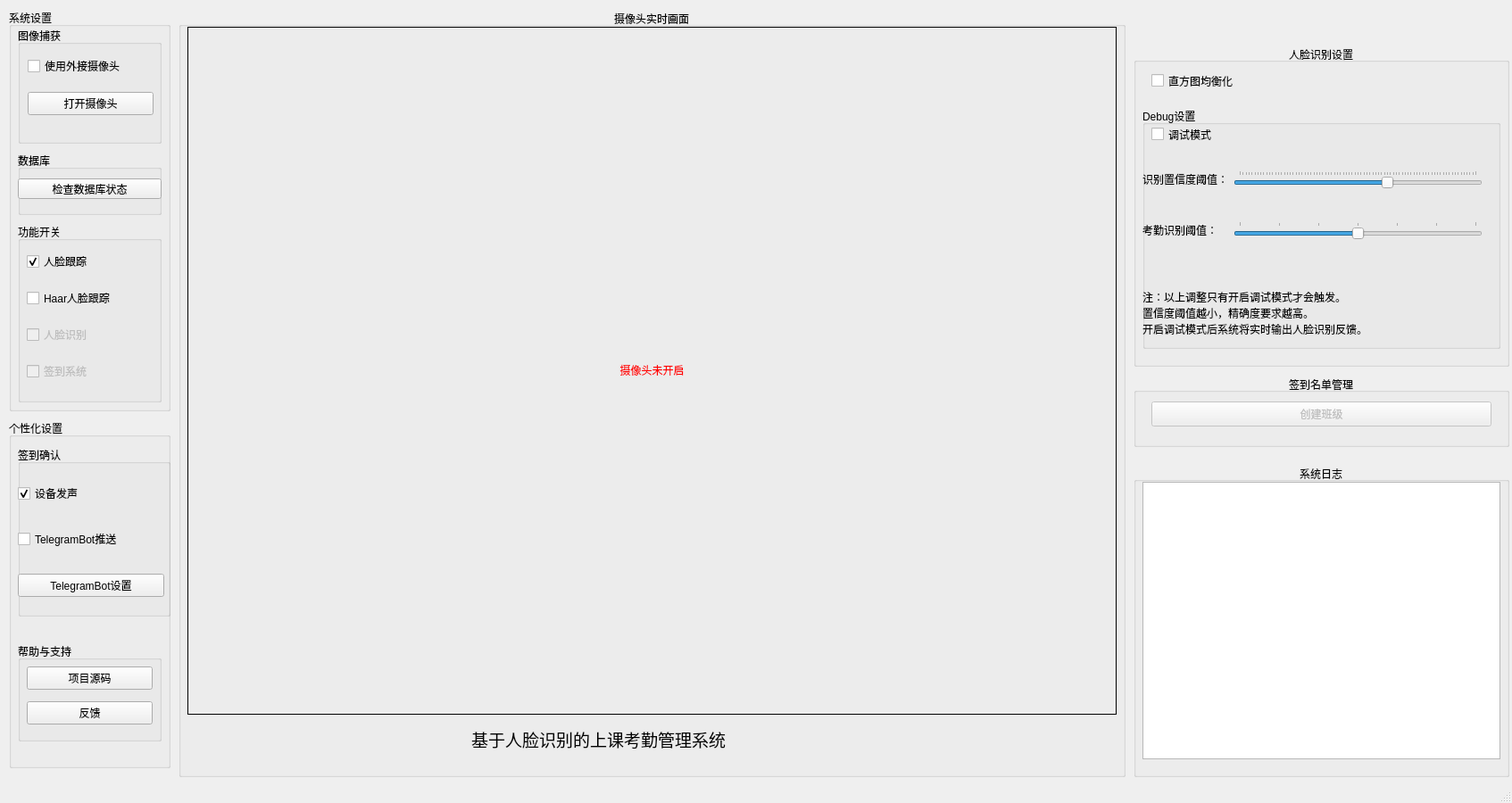
<?xml version="1.0" encoding="UTF-8"?>
<ui version="4.0">
 <class>CoreUI</class>
 <widget class="QMainWindow" name="CoreUI">
  <property name="geometry">
   <rect>
    <x>0</x>
    <y>0</y>
    <width>1694</width>
    <height>900</height>
   </rect>
  </property>
  <property name="windowTitle">
   <string>人脸识别考勤管理系统 - 考勤监控端</string>
  </property>
  <widget class="QWidget" name="centralwidget">
   <widget class="QGroupBox" name="faceRecognizerSettingsLogGroupBox">
    <property name="geometry">
     <rect>
      <x>1270</x>
      <y>50</y>
      <width>421</width>
      <height>361</height>
     </rect>
    </property>
    <property name="title">
     <string>人脸识别设置</string>
    </property>
    <property name="alignment">
     <set>Qt::AlignCenter</set>
    </property>
    <widget class="QGroupBox" name="debugGroupBox">
     <property name="geometry">
      <rect>
       <x>10</x>
       <y>70</y>
       <width>401</width>
       <height>271</height>
      </rect>
     </property>
     <property name="title">
      <string>Debug设置</string>
     </property>
     <property name="checkable">
      <bool>false</bool>
     </property>
     <property name="checked">
      <bool>false</bool>
     </property>
     <widget class="QCheckBox" name="debugCheckBox">
      <property name="geometry">
       <rect>
        <x>10</x>
        <y>20</y>
        <width>121</width>
        <height>21</height>
       </rect>
      </property>
      <property name="text">
       <string>调试模式</string>
      </property>
     </widget>
     <widget class="QLabel" name="debugLabel">
      <property name="geometry">
       <rect>
        <x>0</x>
        <y>200</y>
        <width>371</width>
        <height>61</height>
       </rect>
      </property>
      <property name="text">
       <string>注：以上调整只有开启调试模式才会触发。
置信度阈值越小，精确度要求越高。
开启调试模式后系统将实时输出人脸识别反馈。</string>
      </property>
     </widget>
     <widget class="QWidget" name="layoutWidget">
      <property name="geometry">
       <rect>
        <x>0</x>
        <y>40</y>
        <width>381</width>
        <height>141</height>
       </rect>
      </property>
      <layout class="QGridLayout" name="debugGridLayout">
       <item row="0" column="0">
        <widget class="QLabel" name="confidenceThresholdLabel">
         <property name="text">
          <string>识别置信度阈值：</string>
         </property>
         <property name="alignment">
          <set>Qt::AlignLeading|Qt::AlignLeft|Qt::AlignVCenter</set>
         </property>
        </widget>
       </item>
       <item row="1" column="1">
        <widget class="QSlider" name="autoAlarmThresholdSlider">
         <property name="minimum">
          <number>50</number>
         </property>
         <property name="maximum">
          <number>80</number>
         </property>
         <property name="singleStep">
          <number>1</number>
         </property>
         <property name="pageStep">
          <number>5</number>
         </property>
         <property name="value">
          <number>65</number>
         </property>
         <property name="orientation">
          <enum>Qt::Horizontal</enum>
         </property>
         <property name="tickPosition">
          <enum>QSlider::TicksAbove</enum>
         </property>
        </widget>
       </item>
       <item row="0" column="1">
        <widget class="QSlider" name="confidenceThresholdSlider">
         <property name="maximum">
          <number>80</number>
         </property>
         <property name="singleStep">
          <number>1</number>
         </property>
         <property name="pageStep">
          <number>5</number>
         </property>
         <property name="value">
          <number>50</number>
         </property>
         <property name="orientation">
          <enum>Qt::Horizontal</enum>
         </property>
         <property name="tickPosition">
          <enum>QSlider::TicksAbove</enum>
         </property>
        </widget>
       </item>
       <item row="1" column="0">
        <widget class="QLabel" name="autoAlarmThresholdLabel">
         <property name="text">
          <string>考勤识别阈值：</string>
         </property>
         <property name="alignment">
          <set>Qt::AlignLeading|Qt::AlignLeft|Qt::AlignVCenter</set>
         </property>
        </widget>
       </item>
      </layout>
     </widget>
    </widget>
    <widget class="QCheckBox" name="equalizeHistCheckBox">
     <property name="geometry">
      <rect>
       <x>20</x>
       <y>30</y>
       <width>151</width>
       <height>21</height>
      </rect>
     </property>
     <property name="text">
      <string>直方图均衡化</string>
     </property>
    </widget>
   </widget>
   <widget class="QGroupBox" name="systemSettingsGroupBox">
    <property name="geometry">
     <rect>
      <x>10</x>
      <y>10</y>
      <width>181</width>
      <height>451</height>
     </rect>
    </property>
    <property name="title">
     <string>系统设置</string>
    </property>
    <widget class="QGroupBox" name="functionGroupBox">
     <property name="geometry">
      <rect>
       <x>10</x>
       <y>240</y>
       <width>161</width>
       <height>201</height>
      </rect>
     </property>
     <property name="title">
      <string>功能开关</string>
     </property>
     <widget class="QWidget" name="layoutWidget_3">
      <property name="geometry">
       <rect>
        <x>10</x>
        <y>20</y>
        <width>141</width>
        <height>171</height>
       </rect>
      </property>
      <layout class="QVBoxLayout" name="functionVerticalLayout">
       <item>
        <widget class="QCheckBox" name="faceTrackerCheckBox">
         <property name="enabled">
          <bool>true</bool>
         </property>
         <property name="text">
          <string>人脸跟踪</string>
         </property>
         <property name="checked">
          <bool>true</bool>
         </property>
        </widget>
       </item>
       <item>
        <widget class="QCheckBox" name="haar_faceTrackerCheckBox">
         <property name="enabled">
          <bool>true</bool>
         </property>
         <property name="text">
          <string>Haar人脸跟踪</string>
         </property>
         <property name="checked">
          <bool>false</bool>
         </property>
        </widget>
       </item>
       <item>
        <widget class="QCheckBox" name="faceRecognizerCheckBox">
         <property name="enabled">
          <bool>false</bool>
         </property>
         <property name="toolTip">
          <string>数据库未完成初始化，请检查</string>
         </property>
         <property name="text">
          <string>人脸识别</string>
         </property>
        </widget>
       </item>
       <item>
        <widget class="QCheckBox" name="panalarmCheckBox">
         <property name="enabled">
          <bool>false</bool>
         </property>
         <property name="text">
          <string>签到系统</string>
         </property>
         <property name="checked">
          <bool>false</bool>
         </property>
        </widget>
       </item>
      </layout>
     </widget>
    </widget>
    <widget class="QGroupBox" name="webcamGroupBox">
     <property name="geometry">
      <rect>
       <x>10</x>
       <y>20</y>
       <width>161</width>
       <height>131</height>
      </rect>
     </property>
     <property name="title">
      <string>图像捕获</string>
     </property>
     <widget class="QWidget" name="layoutWidget_4">
      <property name="geometry">
       <rect>
        <x>11</x>
        <y>21</y>
        <width>141</width>
        <height>91</height>
       </rect>
      </property>
      <layout class="QVBoxLayout" name="webcamVerticalLayout">
       <item>
        <widget class="QCheckBox" name="useExternalCameraCheckBox">
         <property name="text">
          <string>使用外接摄像头</string>
         </property>
        </widget>
       </item>
       <item>
        <widget class="QPushButton" name="startWebcamButton">
         <property name="cursor">
          <cursorShape>PointingHandCursor</cursorShape>
         </property>
         <property name="text">
          <string>打开摄像头</string>
         </property>
         <property name="autoDefault">
          <bool>false</bool>
         </property>
         <property name="default">
          <bool>false</bool>
         </property>
         <property name="flat">
          <bool>false</bool>
         </property>
        </widget>
       </item>
      </layout>
     </widget>
    </widget>
    <widget class="QGroupBox" name="dbGroupBox">
     <property name="geometry">
      <rect>
       <x>10</x>
       <y>160</y>
       <width>161</width>
       <height>71</height>
      </rect>
     </property>
     <property name="title">
      <string>数据库</string>
     </property>
     <widget class="QPushButton" name="initDbButton">
      <property name="geometry">
       <rect>
        <x>0</x>
        <y>30</y>
        <width>161</width>
        <height>23</height>
       </rect>
      </property>
      <property name="cursor">
       <cursorShape>PointingHandCursor</cursorShape>
      </property>
      <property name="text">
       <string>检查数据库状态</string>
      </property>
      <property name="autoDefault">
       <bool>false</bool>
      </property>
     </widget>
    </widget>
   </widget>
   <widget class="QGroupBox" name="personalizedSettingsGroupBox">
    <property name="geometry">
     <rect>
      <x>10</x>
      <y>470</y>
      <width>181</width>
      <height>391</height>
     </rect>
    </property>
    <property name="title">
     <string>个性化设置</string>
    </property>
    <widget class="QGroupBox" name="alarmWaysGroupBox">
     <property name="geometry">
      <rect>
       <x>10</x>
       <y>30</y>
       <width>171</width>
       <height>191</height>
      </rect>
     </property>
     <property name="title">
      <string>签到确认</string>
     </property>
     <property name="checkable">
      <bool>false</bool>
     </property>
     <widget class="QWidget" name="layoutWidget_2">
      <property name="geometry">
       <rect>
        <x>0</x>
        <y>20</y>
        <width>164</width>
        <height>171</height>
       </rect>
      </property>
      <layout class="QVBoxLayout" name="alarmWaysVerticalLayout">
       <item>
        <widget class="QCheckBox" name="bellCheckBox">
         <property name="text">
          <string>设备发声</string>
         </property>
         <property name="checked">
          <bool>true</bool>
         </property>
        </widget>
       </item>
       <item>
        <widget class="QCheckBox" name="telegramBotPushCheckBox">
         <property name="text">
          <string>TelegramBot推送</string>
         </property>
        </widget>
       </item>
       <item>
        <widget class="QPushButton" name="telegramBotSettingsButton">
         <property name="text">
          <string>TelegramBot设置</string>
         </property>
         <property name="autoDefault">
          <bool>false</bool>
         </property>
        </widget>
       </item>
      </layout>
     </widget>
    </widget>
    <widget class="QGroupBox" name="supportGroupBox">
     <property name="geometry">
      <rect>
       <x>10</x>
       <y>250</y>
       <width>161</width>
       <height>111</height>
      </rect>
     </property>
     <property name="title">
      <string>帮助与支持</string>
     </property>
     <widget class="QWidget" name="layoutWidget_5">
      <property name="geometry">
       <rect>
        <x>10</x>
        <y>20</y>
        <width>141</width>
        <height>81</height>
       </rect>
      </property>
      <layout class="QVBoxLayout" name="supportVerticalLayout">
       <item>
        <widget class="QPushButton" name="viewGithubRepoButton">
         <property name="text">
          <string>项目源码</string>
         </property>
        </widget>
       </item>
       <item>
        <widget class="QPushButton" name="contactDeveloperButton">
         <property name="text">
          <string>反馈</string>
         </property>
        </widget>
       </item>
      </layout>
     </widget>
    </widget>
   </widget>
   <widget class="QGroupBox" name="logGroupBox">
    <property name="geometry">
     <rect>
      <x>1270</x>
      <y>520</y>
      <width>421</width>
      <height>351</height>
     </rect>
    </property>
    <property name="title">
     <string>系统日志</string>
    </property>
    <property name="alignment">
     <set>Qt::AlignCenter</set>
    </property>
    <widget class="QTextEdit" name="logTextEdit">
     <property name="geometry">
      <rect>
       <x>10</x>
       <y>20</y>
       <width>401</width>
       <height>311</height>
      </rect>
     </property>
     <property name="readOnly">
      <bool>true</bool>
     </property>
    </widget>
   </widget>
   <widget class="QGroupBox" name="realTimeCaptureGroupBox">
    <property name="geometry">
     <rect>
      <x>200</x>
      <y>10</y>
      <width>1061</width>
      <height>861</height>
     </rect>
    </property>
    <property name="title">
     <string>摄像头实时画面</string>
    </property>
    <property name="alignment">
     <set>Qt::AlignCenter</set>
    </property>
    <property name="flat">
     <bool>false</bool>
    </property>
    <widget class="QLabel" name="realTimeCaptureLabel">
     <property name="geometry">
      <rect>
       <x>10</x>
       <y>20</y>
       <width>1041</width>
       <height>771</height>
      </rect>
     </property>
     <property name="frameShape">
      <enum>QFrame::Box</enum>
     </property>
     <property name="text">
      <string>&lt;font color=red&gt;摄像头未开启&lt;/font&gt;</string>
     </property>
     <property name="alignment">
      <set>Qt::AlignCenter</set>
     </property>
    </widget>
    <widget class="QLabel" name="aboutLabel">
     <property name="geometry">
      <rect>
       <x>200</x>
       <y>800</y>
       <width>541</width>
       <height>36</height>
      </rect>
     </property>
     <property name="font">
      <font>
       <family>黑体</family>
       <pointsize>14</pointsize>
      </font>
     </property>
     <property name="text">
      <string>基于人脸识别的上课考勤管理系统</string>
     </property>
     <property name="alignment">
      <set>Qt::AlignCenter</set>
     </property>
    </widget>
   </widget>
   <widget class="QGroupBox" name="CreateTableGroupBox">
    <property name="geometry">
     <rect>
      <x>1270</x>
      <y>420</y>
      <width>421</width>
      <height>81</height>
     </rect>
    </property>
    <property name="title">
     <string>签到名单管理</string>
    </property>
    <property name="alignment">
     <set>Qt::AlignCenter</set>
    </property>
    <widget class="QPushButton" name="CreateClasspushButton">
     <property name="enabled">
      <bool>false</bool>
     </property>
     <property name="geometry">
      <rect>
       <x>20</x>
       <y>30</y>
       <width>381</width>
       <height>28</height>
      </rect>
     </property>
     <property name="toolTip">
      <string>请先检查数据库状态</string>
     </property>
     <property name="text">
      <string>创建班级</string>
     </property>
    </widget>
   </widget>
  </widget>
  <widget class="QStatusBar" name="statusbar"/>
 </widget>
 <resources/>
 <connections/>
</ui>
